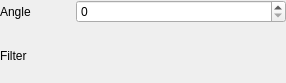
<?xml version="1.0" encoding="UTF-8"?>
<ui version="4.0">
 <class>SpotLightWidget</class>
 <widget class="QWidget" name="SpotLightWidget">
  <property name="geometry">
   <rect>
    <x>0</x>
    <y>0</y>
    <width>286</width>
    <height>83</height>
   </rect>
  </property>
  <property name="windowTitle">
   <string>Form</string>
  </property>
  <property name="locale">
   <locale language="English" country="UnitedStates"/>
  </property>
  <layout class="QVBoxLayout" name="verticalLayout">
   <property name="leftMargin">
    <number>0</number>
   </property>
   <property name="topMargin">
    <number>0</number>
   </property>
   <property name="rightMargin">
    <number>0</number>
   </property>
   <property name="bottomMargin">
    <number>0</number>
   </property>
   <item>
    <layout class="QHBoxLayout" name="angleLayout">
     <item>
      <widget class="QLabel" name="angleLabel">
       <property name="sizePolicy">
        <sizepolicy hsizetype="Preferred" vsizetype="Preferred">
         <horstretch>1</horstretch>
         <verstretch>0</verstretch>
        </sizepolicy>
       </property>
       <property name="text">
        <string>Angle</string>
       </property>
      </widget>
     </item>
     <item>
      <widget class="QDoubleSpinBox" name="angleSpin">
       <property name="sizePolicy">
        <sizepolicy hsizetype="Minimum" vsizetype="Fixed">
         <horstretch>3</horstretch>
         <verstretch>0</verstretch>
        </sizepolicy>
       </property>
       <property name="decimals">
        <number>0</number>
       </property>
       <property name="maximum">
        <double>90.000000000000000</double>
       </property>
      </widget>
     </item>
    </layout>
   </item>
   <item>
    <layout class="QHBoxLayout" name="filterLayout">
     <item>
      <widget class="QLabel" name="filterLabel">
       <property name="sizePolicy">
        <sizepolicy hsizetype="Preferred" vsizetype="Preferred">
         <horstretch>1</horstretch>
         <verstretch>0</verstretch>
        </sizepolicy>
       </property>
       <property name="text">
        <string>Filter</string>
       </property>
      </widget>
     </item>
    </layout>
   </item>
   <item>
    <layout class="QVBoxLayout" name="shadowsLayout"/>
   </item>
  </layout>
 </widget>
 <resources/>
 <connections/>
</ui>
